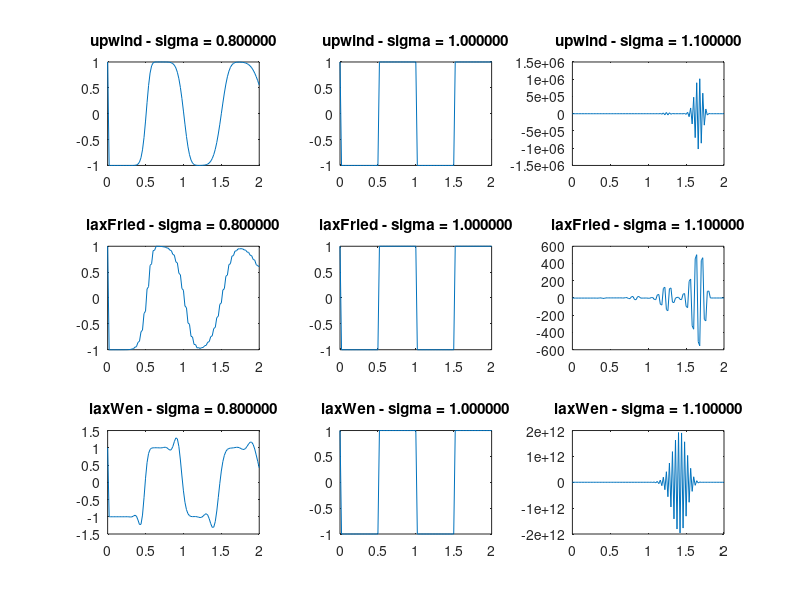

Source code (MATLAB):
function [] = transport()
%TRANSPORT
close all;
clear all;

T = 1;
a = 1;
N = 100;

hx = 2/N;
x = linspace(0,2,N+1);
sigma = [0.8 1 1.1];
methods = {@upwind,@laxFried,@laxWen};
figure;
for i = 1:3
    meth = methods{i};
    for j = 1:3
        sig =sigma(j);
        ht = hx*sig/a;
        t = 0:ht:2*T;
        m = length(t);
        u = meth(t,sig,N,m);
        subplot(3,3,3*(i-1)+j);
        str = func2str(meth);
        plot(x,u(end,:));title(sprintf('%s - sigma = %f',str,sig));
    
    end
end
end

function u = upwind(t,sigma,N,m)
%Solve the prolem with upwind method
u = zeros(m,N+1);
u(1,1) = bcLeft(t(1));
for k = 1:m-1
    u(k+1,1) = bcLeft(t(k+1));
    u(k+1,2:end) = (1-sigma)*u(k,2:end) + sigma*u(k,1:end-1);
end
end

function u = laxFried(t,sigma,N,m)
%Solve the prolem with Lax-Friendrich
u = zeros(m,N+1);
u(1,1) = bcLeft(t(1));
for k = 1:m-1
    u(k+1,1) = bcLeft(t(k+1));
    u(k+1,2:end-1) = (u(k,3:end)+u(k,1:end-2))/2 - sigma*(u(k,3:end)-u(k,1:end-2))/2;
    u(k+1,end) = 2*u(k+1,end-1)-u(k+1,end-2);
end
end

function u = laxWen(t,sigma,N,m)
%Solve the prolem with Lax-Wendroff
u = zeros(m,N+1);
u(1,1) = bcLeft(t(1));
for k = 1:m-1
    u(k+1,1) = bcLeft(t(k+1));
    u(k+1,2:end-1) = u(k,2:end-1) - sigma*(u(k,3:end)-u(k,1:end-2))/2 + sigma^2*(u(k,3:end)-2*u(k,2:end-1)+u(k,1:end-2))/2;
    u(k+1,end) = 2*u(k+1,end-1)-u(k+1,end-2);
end
end

function [uLeft] = bcLeft(t)
%Gives the left boundary condition
T = 1;
uLeft = (-1).^floor(2.*t./T);
end

